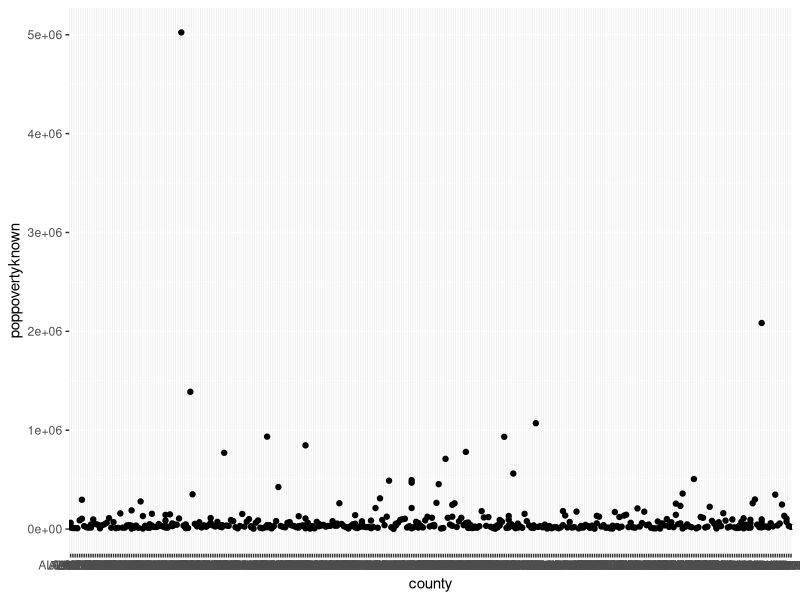
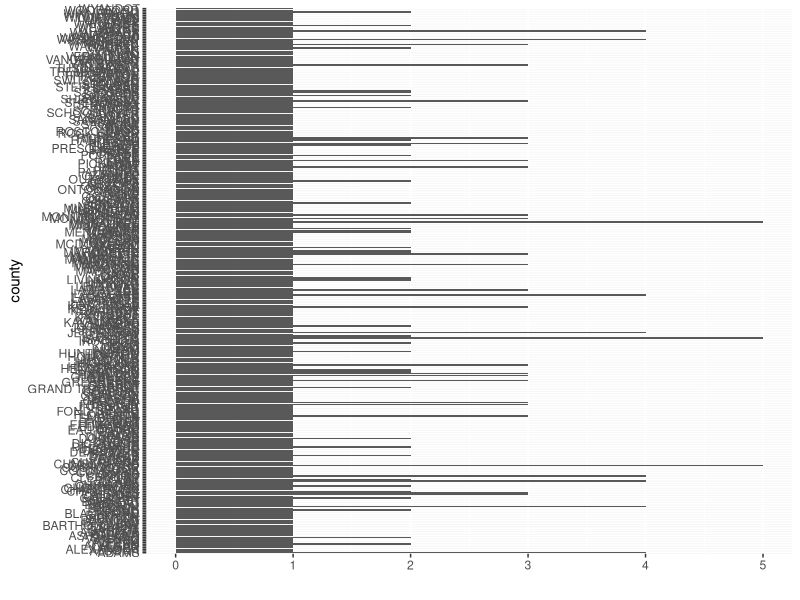
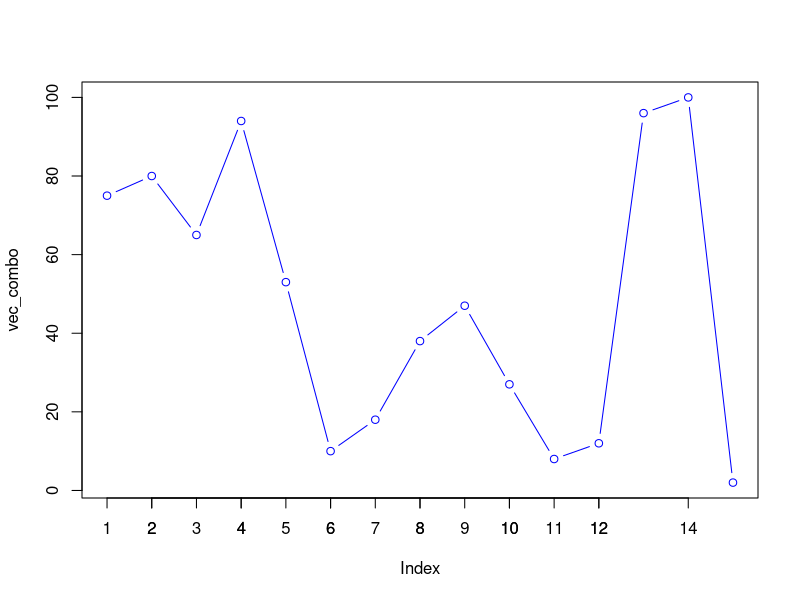
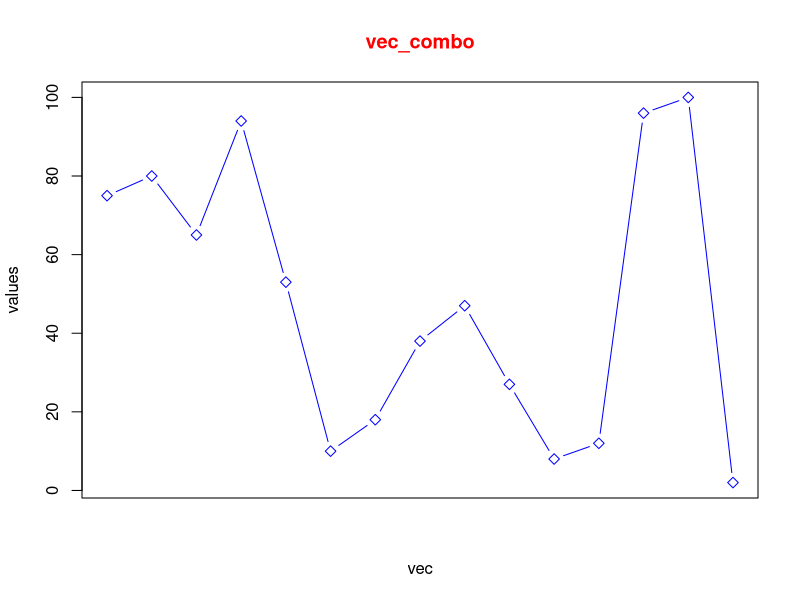
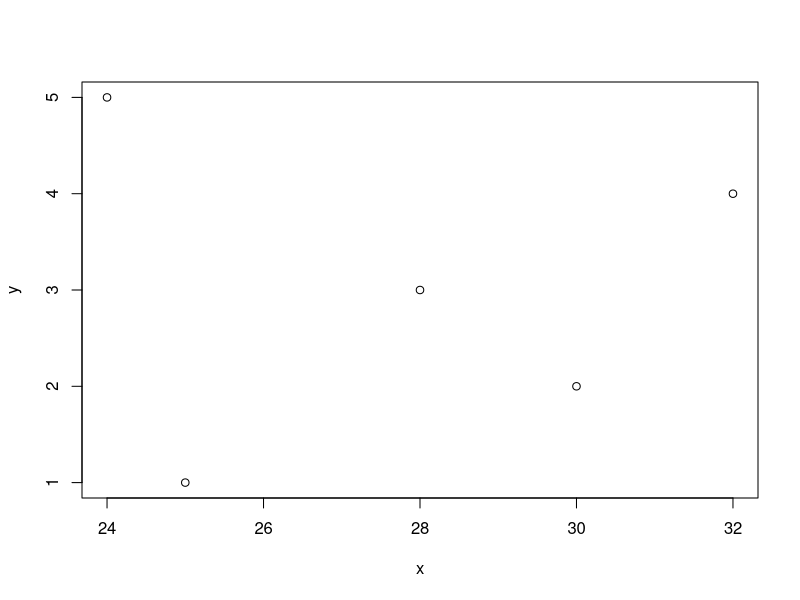
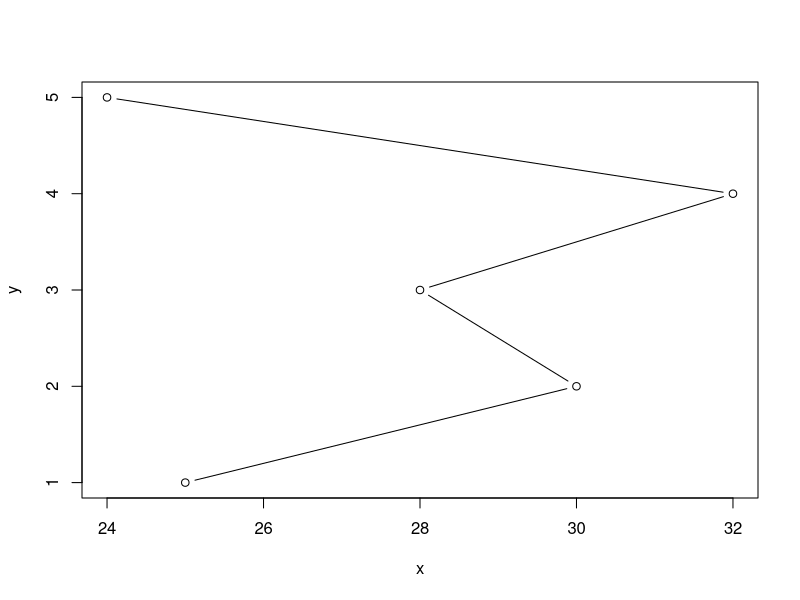

Reproduce these figures in R, in order.
#Task 1 Import ggplot library
library(ggplot2)
# Find practice data set
data(package = "ggplot2")
#Create data visualisation
ggplot2::midwest

qplot(data = midwest, x = county, y = poppovertyknown, geom = "point")

qplot(data = midwest, y = county, geom = "bar", fill = popdensity)


#Additional Tasks
# create 3 vectors
vec_a <-c(75L, 80L, 65L, 94L, 53L)
vec_b <-c(10L, 18L, 38L, 47L, 27L)
vec_c <-c(8L, 12L, 96L, 100L, 2L)

#combine 3 vectors to become a matrix
vec_combo <-c(vec_a, vec_b, vec_c)
vec_combo
my_matrix <- matrix(vec_combo,nrow=5, ncol=3)

plot(vec_combo, type ="b", col="blue", pch=1)

axis(1, at=1:12, lab=names(vec_combo))

plot(vec_combo, type ="b", col="blue", pch=5, xaxt="n", xlab="", ylab="")

title(xlab= "vec", ylab = "values", main = "vec_combo", col.main="Red")

#Write a R program to create a Data frames

Dante <- c('Dante M', 44, 'Manager', 15)
Hen <- c('Henrietta M',28,'Team Leader', 3)
Zoe <- c('Zoe P',30,'Human Resources', 5)
Thandiwe <- c('Thandiwe N', 36, 'PR', 3)
Manni<- c('Munroe J', 32, 'Model', 6)

frame <- data.frame (Dante, Hen, Zoe, Thandiwe, Manni)

print(frame)


#Create a simple bar plot of five subjects
x<- c(25, 30, 28, 32, 24)
y<- c(1, 2, 3, 4, 5)
plot(x, y)
plot(x, y, type="b")


#Write a R program to take input from the user (name and age) and display the values
name<-readline("Hi, What is your name? ")

age<-readline("How old are you?")

output<-paste("So your name is ", name , " and you are" , age) 
print(output)

#Write a R program to create a sequence of numbers from 20 to 50

print(seq(20,50))

sum(seq(20,60))/length(seq(20,60))

sum(seq(51,91))

#Write a R program to create a vector which contains 10 random integer values between -50 and +50

rand10 <- (runif(10, min=-50, max=50))

print(rand10)
